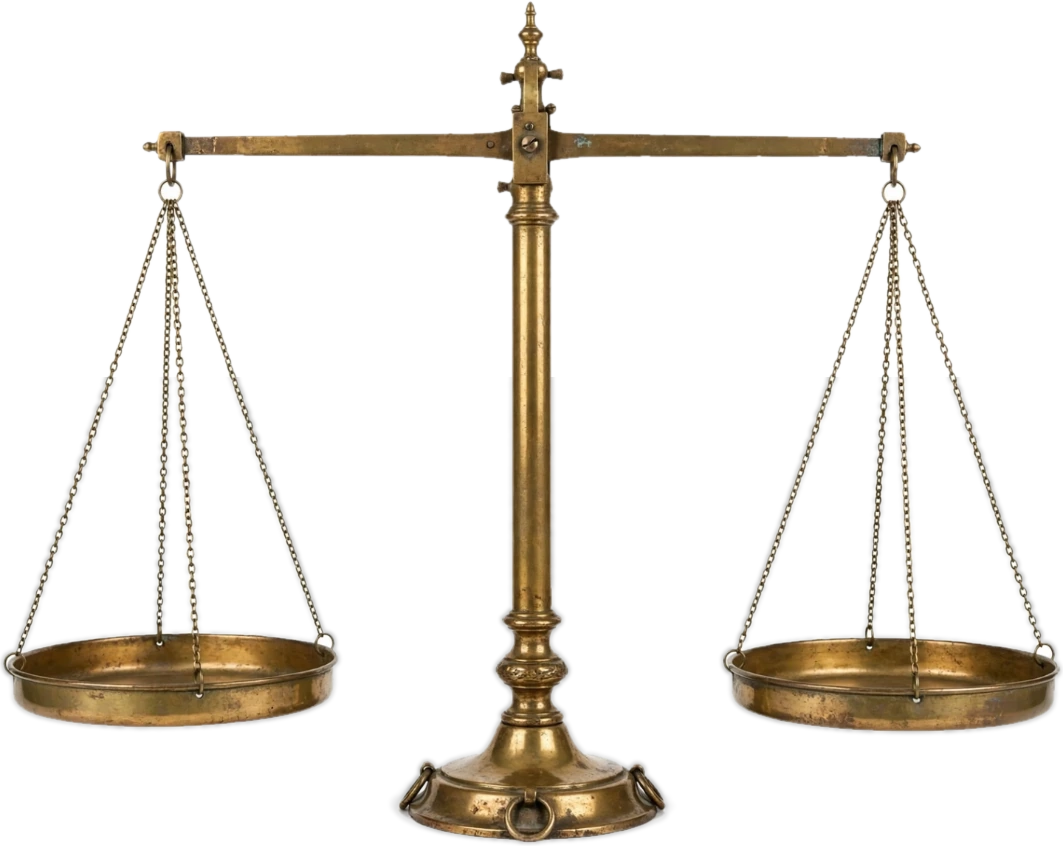
#> input picture vox/media/banco/g_balanza.webp, 1063 x 846 px, given in place of g_tienda.webp, which was not available; the run also reads 1 picture not shown here
$ python letreros.py
#> lines starting #> are read from the running program, lines starting #| are printed output that depends on the picture
import os
from PIL import Image, ImageDraw, ImageFont, ImageFilter
R="C:/Users/aleja/Desktop/PROBLEMAS MILLONARIOS/repo"; M=R+"/vox/media/"; F=R+"/assets/fonts/ArchivoBlack-Regular.ttf"
def pon(src,dst,t,box,col,alto=0.55):
#> called with src = 'colchones/g_tienda', dst = 'colchones/g_tienda', t = 'COLCHONES', box = (5, 4, 954, 138), col = (245, 245, 240, 255), alto = 0.55
    im=Image.open(M+src+".webp").convert("RGBA"); x0,y0,x1,y1=box; W,H=x1-x0,y1-y0; tam=int(H*alto*1.35)
#> in pon, im is the input picture: PIL image 1063x846 RGBA; mean R, G, B, A 30.8, 26.8, 20.8, 40.4
    d=ImageDraw.Draw(im)
    while True:
        f=ImageFont.truetype(F,tam); b=d.textbbox((0,0),t,font=f)
        if (b[2]-b[0]<=W*0.9 and b[3]-b[1]<=H*alto) or tam<8: break
        tam-=1
#> this loop made 4 passes
#> b on passes 1 to 4: (0, 18, 623, 93), (0, 18, 617, 92), (0, 18, 611, 92), (0, 18, 604, 91)
#> after the loop, tam = 96
    px=x0+(W-(b[2]-b[0]))/2-b[0]; py=y0+(H-(b[3]-b[1]))/2-b[1]
#> after `px = x0 + (W - (b[2] - b[0])) / 2 - b[0]`: px = 177.5
#> after `py = y0 + (H - (b[3] - b[1])) / 2 - b[1]`: py = 16.5
    s=Image.new("RGBA",im.size,(0,0,0,0)); ds=ImageDraw.Draw(s); ds.text((px+2,py+3),t,font=f,fill=(0,0,0,150)); s=s.filter(ImageFilter.GaussianBlur(2))
#> after `s = Image.new('RGBA', im.size, (0, 0, 0, 0))`: s: PIL image 1063x846 RGBA; every value is 0
#> after `s = s.filter(ImageFilter.GaussianBlur(2))`:
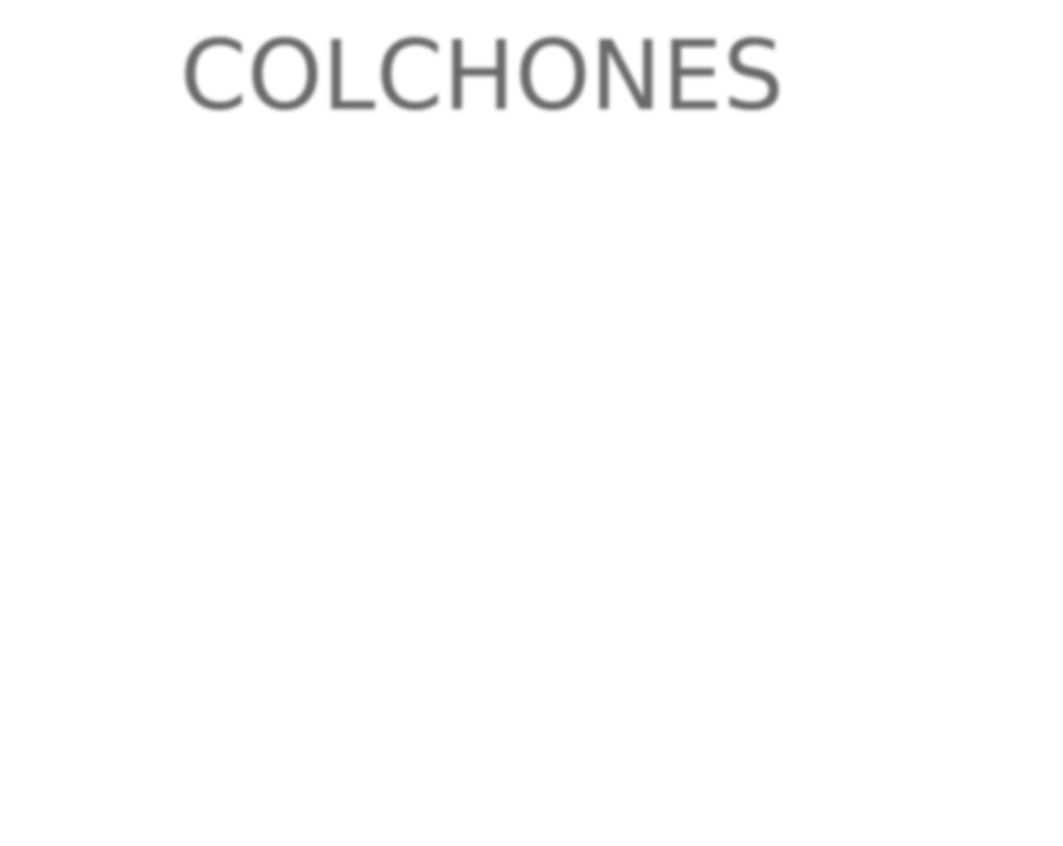
#> s: PIL image 1063x846 RGBA; mean R, G, B, A 0, 0, 0, 2.2; transparent parts drawn white
    im=Image.alpha_composite(im,s); ImageDraw.Draw(im).text((px,py),t,font=f,fill=col)
#> after `im = Image.alpha_composite(im, s)`:
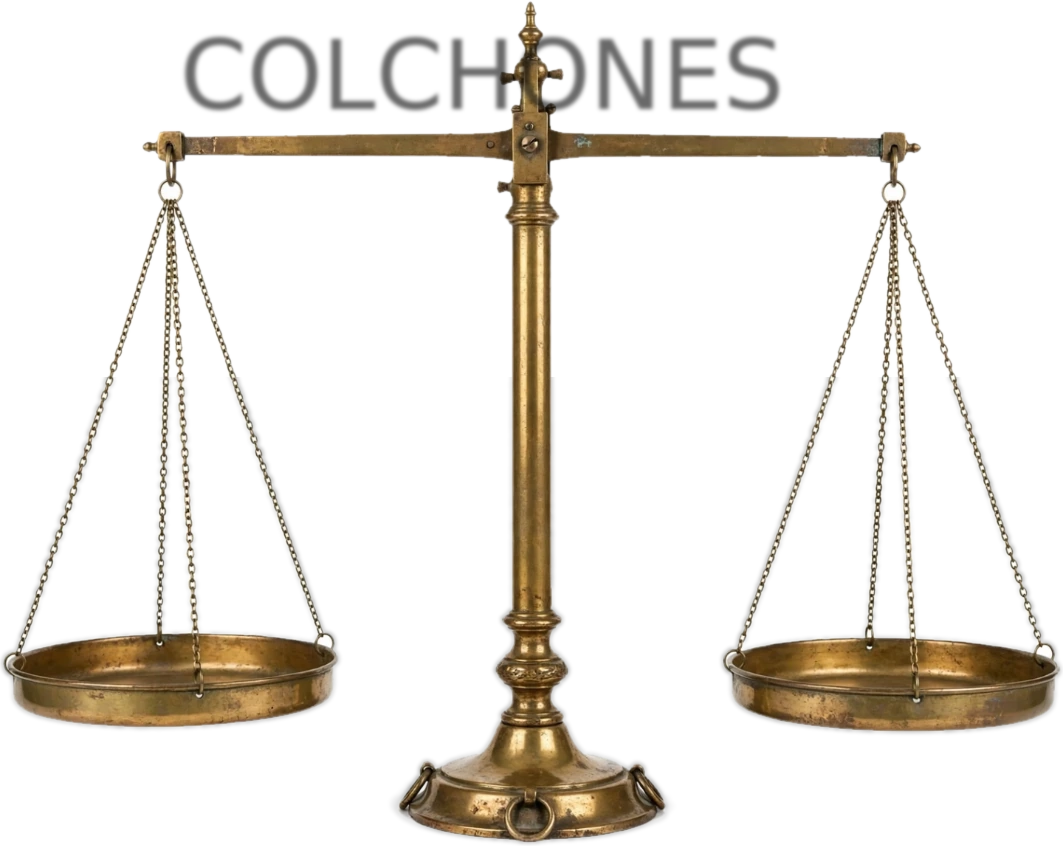
#> im: PIL image 1063x846 RGBA; mean R, G, B, A 30.6, 26.6, 20.6, 42.5; transparent parts drawn white
    im.save(M+dst+".webp","WEBP",quality=92,method=6)
W=(245,245,240,255)
pon("colchones/g_tienda","colchones/g_tienda","COLCHONES",(5,4,954,138),W)
pon("kioscos/g_estanco","kioscos/g_estanco","TABACOS",(6,58,580,150),(255,205,60,255))
#> call 2 of pon, with src = 'kioscos/g_estanco', dst = 'kioscos/g_estanco', t = 'TABACOS', box = (6, 58, 580, 150), col = (255, 205, 60, 255), alto = 0.55
#> the loop in pon (call 2), `while True:` made 3 passes
#> b on passes 1 to 3: (-1, 13, 319, 65), (-1, 13, 314, 64), (-1, 13, 310, 63)
#> after the loop in pon (call 2), `while True:`: tam = 66
#> in pon (call 2), `px = x0 + (W - (b[2] - b[0])) / 2 - b[0]`: px = 138.5
#> in pon (call 2), `py = y0 + (H - (b[3] - b[1])) / 2 - b[1]`: py = 66
#> in pon (call 2), `s = s.filter(ImageFilter.GaussianBlur(2))`:
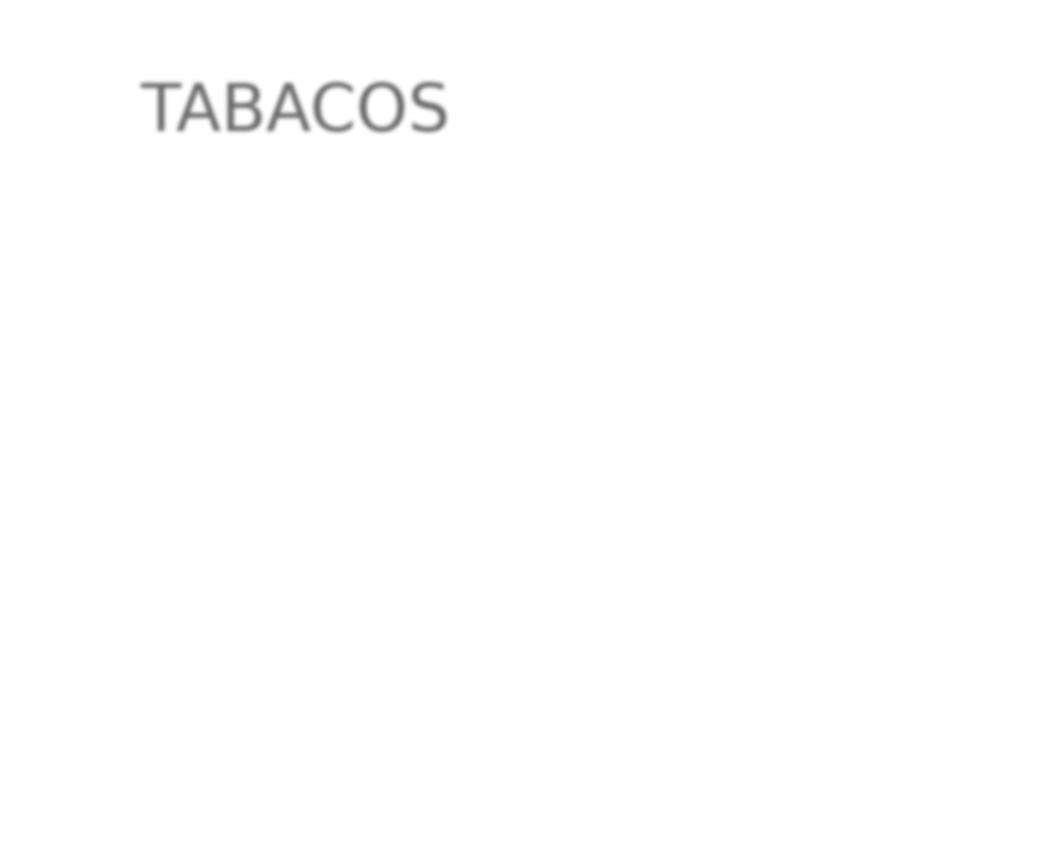
#> s: PIL image 1063x846 RGBA; mean R, G, B, A 0, 0, 0, 0.8; transparent parts drawn white
pon("kioscos/g_kiosco","kioscos/g_kiosco","PRENSA",(115,95,520,130),(240,235,215,255),0.7)
pon("telepizza/g_local","telepizza/g_local","TELEPIZZA",(38,40,928,178),W)
#> (the run stopped early here; a loop or call above may not have finished)
